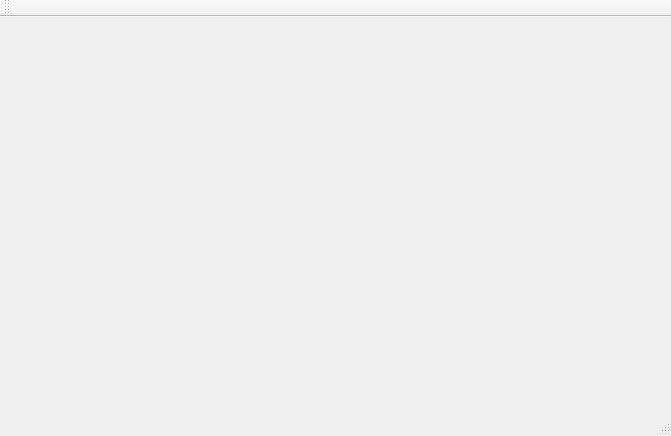
<?xml version="1.0" encoding="UTF-8"?>
<ui version="4.0">
 <class>MainWindow</class>
 <widget class="QMainWindow" name="MainWindow">
  <property name="geometry">
   <rect>
    <x>0</x>
    <y>0</y>
    <width>671</width>
    <height>436</height>
   </rect>
  </property>
  <property name="windowTitle">
   <string>MainWindow</string>
  </property>
  <widget class="QWidget" name="centralWidget">
   <property name="enabled">
    <bool>true</bool>
   </property>
  </widget>
  <widget class="QMenuBar" name="menuBar">
   <property name="geometry">
    <rect>
     <x>0</x>
     <y>0</y>
     <width>671</width>
     <height>23</height>
    </rect>
   </property>
  </widget>
  <widget class="QToolBar" name="mainToolBar">
   <property name="floatable">
    <bool>false</bool>
   </property>
   <attribute name="toolBarArea">
    <enum>TopToolBarArea</enum>
   </attribute>
   <attribute name="toolBarBreak">
    <bool>false</bool>
   </attribute>
  </widget>
  <widget class="QStatusBar" name="statusBar"/>
 </widget>
 <layoutdefault spacing="6" margin="11"/>
 <resources/>
 <connections/>
</ui>
